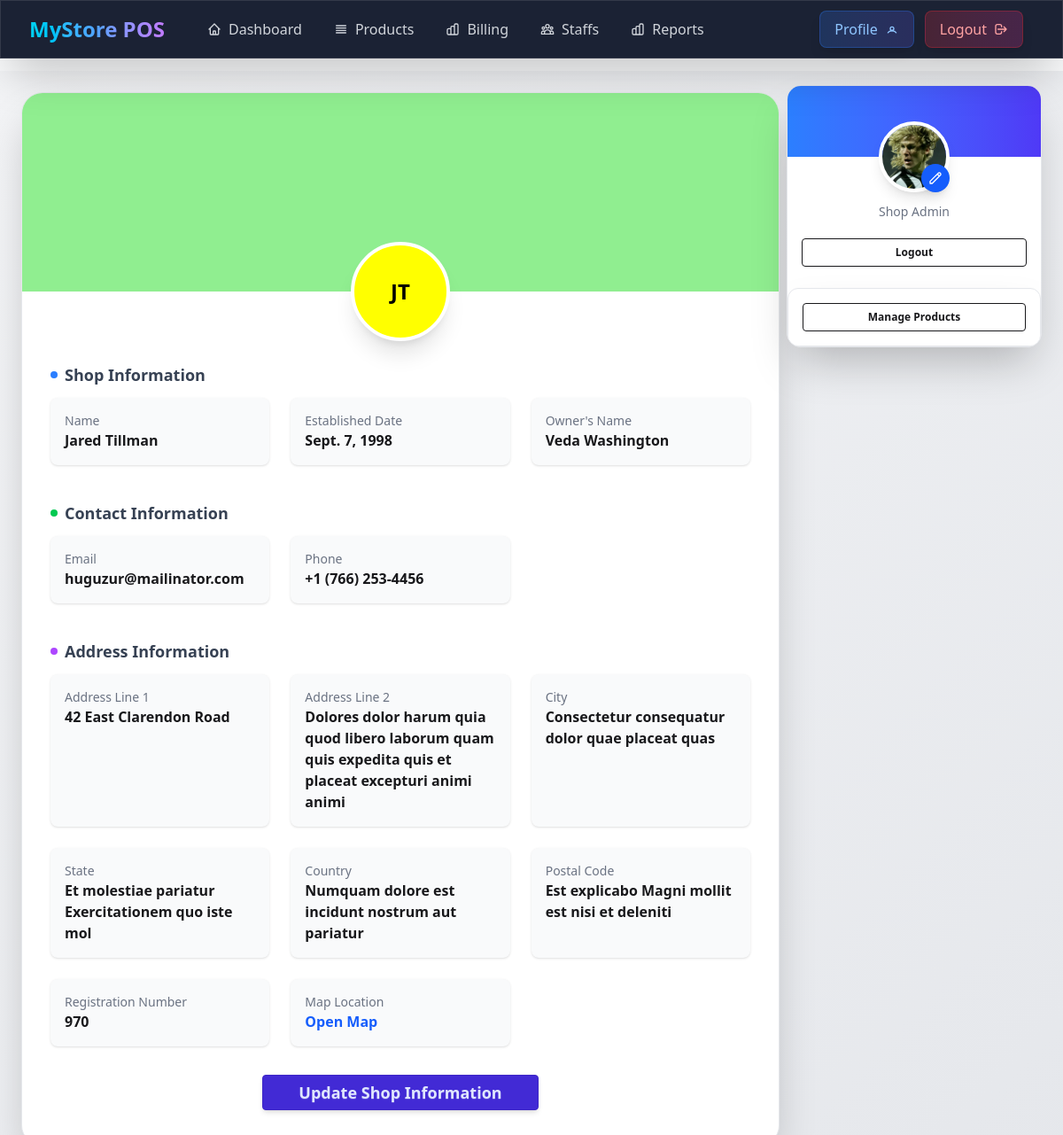
The page /shop/profile/ (signed in) on the database its author committed.
### accounts/models.py (models this page shows, shortened)
class CustomUser(AbstractUser):
    class Roles(models.TextChoices):
        SHOP_ADMIN="shop_admin","Shop Admin"
        STAFF="staff","Staff"
    address = models.CharField(max_length=255, null=True, blank=True)
    phone_number = models.CharField(max_length=10, null=True, blank=True)
    profile_pic = models.ImageField(upload_to="profile_pics", null=True, blank=True)
    role=models.CharField(
        max_length=20,
        choices=Roles.choices,
        default=Roles.SHOP_ADMIN,
    )
    workplace = models.ForeignKey(
        'shop.Shop',
        on_delete=models.CASCADE,
        null=True,
        blank=True,
        related_name='staff_members'  # This is fine
    )
    @property
    def profile_pic_url(self):
        if self.profile_pic and hasattr(self.profile_pic, 'url'):
            return self.profile_pic.url
        return '/static/images/default-profile.png'

### shop/models.py (models this page shows, shortened)
class Shop(models.Model):
    admin_user = models.OneToOneField("accounts.CustomUser", on_delete=models.CASCADE, related_name='shop')
    name = models.CharField(max_length=255)
    code=models.CharField(max_length=10, unique=True, blank=True, null=True)
    slug = models.SlugField(unique=True,blank=True, null=True)
    owner_name = models.CharField(max_length=255)
    email = models.EmailField(blank=True, null=True)
    phone_number = models.CharField(max_length=20)
    daily_revenue_goal = models.DecimalField(
        max_digits=12,
        decimal_places=2,
        default=75000
    )
    address_line_1 = models.CharField(max_length=255)
    address_line_2 = models.CharField(max_length=255)
    city=models.CharField(max_length=50)
    state=models.CharField(max_length=50)
    country=models.CharField(max_length=50)
    postal_code=models.CharField(max_length=50)
    map_location_url=models.URLField(blank=True, null=True)
    registration_number = models.CharField(max_length=100, blank=True, null=True)
    logo = models.ImageField(upload_to="shop_logos/", blank=True, null=True)
    banner = models.ImageField(upload_to="shop_banners/", blank=True, null=True)
    is_active = models.BooleanField(default=True)
    created_at = models.DateTimeField(auto_now_add=True)
    updated_at = models.DateTimeField(auto_now=True)
    established_date = models.DateField(blank=True, null=True)

### shop/views.py (the view)
# urls.py: path("profile/", views.shop_profile, name="shop_profile"),
@login_required
def shop_profile(request):
    if request.user.role == CustomUser.Roles.SHOP_ADMIN:
        shop_data = request.user.shop
    else:
        shop_data = request.user.workplace
    if shop_data is None:
        messages.warning(request, "You need to register your shop first.")
        return redirect("shop:shop_register")
    context = {
        "admin": request.user,
        "shop": shop_data,
    }
    return render(request, "shop/profile.html", context)

### common/templatetags/text_extras.py (called while the page is built)
@register.filter
def only_shop_name(shop_code):
    shop_short_name=shop_code.split("-")[0]
    return shop_short_name

### shop/templates/shop/profile.html (shortened to what this page needs)
{% extends 'base.html' %}
{% load text_extras %}
{% block content %}
<main class="min-h-screen flex justify-center p-6 w-full bg-gradient-to-br from-gray-100 to-gray-200 dark:from-gray-900 dark:to-gray-800 relative lg:pr-80">
    <div class="hidden lg:block fixed top-24 right-6 w-72 space-y-4 z-30">
        <div class="rounded-2xl shadow-2xl bg-white dark:bg-gray-800 overflow-hidden border border-gray-200 dark:border-gray-700">
            <div class="relative -mt-10 flex flex-col items-center px-4 pb-6">
                <div class="relative">
                    <img src="{{admin.profile_pic_url}}" alt="User Profile"
                         class="w-20 h-20 rounded-full object-cover border-4 border-white shadow-lg">
                    <button onclick="document.getElementById('profilePicInputDesktop').click()"
                            class="absolute bottom-0 right-0 w-8 h-8 bg-blue-600 rounded-full flex items-center justify-center
                                   text-white shadow-lg hover:bg-blue-700 transition">
                        <svg class="w-4 h-4" fill="none" stroke="currentColor" viewBox="0 0 24 24">
                            <path stroke-linecap="round" stroke-linejoin="round" stroke-width="2"
                                  d="M15.232 5.232l3.536 3.536m-2.036-5.036a2.5 2.5 0 113.536 3.536L6.5 21.036H3v-3.572L16.732 3.732z"/>
                        </svg>
                    </button>
                </div>
                <p class="text-sm text-gray-500">{{ admin.get_role_display }}</p>
                <a class="btn btn-sm btn-outline mt-4 w-full" href="{% url 'accounts:logout_view' %}">Logout</a>
            </div>
            <div class="rounded-xl shadow-2xl bg-white dark:bg-gray-800 border border-gray-200 dark:border-gray-700 p-4 space-y-2 ">
                <a class="btn btn-outline btn-sm w-full" href="{% url 'shop:item_list' %}">Manage Products</a>
            </div>
        </div>
        </div>
    <div class="w-full max-w-5xl shadow-2xl rounded-3xl overflow-hidden bg-white dark:bg-gray-900 border border-gray-200 dark:border-gray-700">
        <div class="relative h-56">
            {% if shop.banner %}
            <img src="{{shop.banner.url}}" alt="Banner"
                 class="w-full h-full object-cover">
            {% else %}
                <div class="w-full h-full object-cover" style="background-color: lightgreen"></div>
            {% endif %}
            <div class="absolute -bottom-14 left-1/2 transform -translate-x-1/2">
                {% if shop.logo %}
                    <img src="{{ shop.logo.url }}" alt="Logo"
                        class="w-28 h-28 rounded-full border-4 border-white dark:border-gray-800 shadow-xl object-cover bg-white">
                {% else %}
                    <div class="w-28 h-28 rounded-full border-4 border-white dark:border-gray-800 shadow-xl text-center flex items-center justify-center text-black text-2xl font-bold"
                        style="background-color: yellow">
                        {{ shop.code|only_shop_name }}
                    </div>
                {% endif %}
            </div>
        </div>
        <div class="p-8 pt-20 space-y-10">
            <section>
                <h2 class="flex items-center gap-2 text-lg font-bold text-gray-700 dark:text-gray-300 mb-3">
                    <span class="w-2 h-2 rounded-full bg-blue-500"></span> Shop Information
                </h2>
                <div class="grid md:grid-cols-2 lg:grid-cols-3 gap-6">
                    <div class="p-4 bg-gray-50 dark:bg-gray-800 rounded-lg shadow-sm">
                        <label class="block text-gray-500 text-sm">Name</label>
                        <p class="font-semibold">{{shop.name}}</p>
                    </div>
                    <div class="p-4 bg-gray-50 dark:bg-gray-800 rounded-lg shadow-sm">
                        <label class="block text-gray-500 text-sm">Established Date</label>
                        <p class="font-semibold">{{shop.established_date}}</p>
                    </div>
                    <div class="p-4 bg-gray-50 dark:bg-gray-800 rounded-lg shadow-sm">
                        <label class="block text-gray-500 text-sm">Owner's Name</label>
                        <p class="font-semibold">{{shop.owner_name}}</p>
                    </div>
                </div>
            </section>
            <section>
                <h2 class="flex items-center gap-2 text-lg font-bold text-gray-700 dark:text-gray-300 mb-3">
                    <span class="w-2 h-2 rounded-full bg-green-500"></span> Contact Information
                </h2>
                <div class="grid md:grid-cols-2 lg:grid-cols-3 gap-6">
                    <div class="p-4 bg-gray-50 dark:bg-gray-800 rounded-lg shadow-sm">
                        <label class="block text-gray-500 text-sm">Email</label>
                        <p class="font-semibold">{{shop.email}}</p>
                    </div>
                    <div class="p-4 bg-gray-50 dark:bg-gray-800 rounded-lg shadow-sm">
                        <label class="block text-gray-500 text-sm">Phone</label>
                        <p class="font-semibold">{{shop.phone_number}}</p>
                    </div>
                </div>
            </section>
            <section>
                <h2 class="flex items-center gap-2 text-lg font-bold text-gray-700 dark:text-gray-300 mb-3">
                    <span class="w-2 h-2 rounded-full bg-purple-500"></span> Address Information
                </h2>
                <div class="grid md:grid-cols-2 lg:grid-cols-3 gap-6">
                    <div class="p-4 bg-gray-50 dark:bg-gray-800 rounded-lg shadow-sm">
                        <label class="block text-gray-500 text-sm">Address Line 1</label>
                        <p class="font-semibold">{{shop.address_line_1}}</p>
                    </div>
                    <div class="p-4 bg-gray-50 dark:bg-gray-800 rounded-lg shadow-sm">
                        <label class="block text-gray-500 text-sm">Address Line 2</label>
                        <p class="font-semibold">{{shop.address_line_2}}</p>
                    </div>
                    <div class="p-4 bg-gray-50 dark:bg-gray-800 rounded-lg shadow-sm">
                        <label class="block text-gray-500 text-sm">City</label>
                        <p class="font-semibold">{{shop.city}}</p>
                    </div>
                    <div class="p-4 bg-gray-50 dark:bg-gray-800 rounded-lg shadow-sm">
                        <label class="block text-gray-500 text-sm">State</label>
                        <p class="font-semibold">{{shop.state}}</p>
                    </div>
                    <div class="p-4 bg-gray-50 dark:bg-gray-800 rounded-lg shadow-sm">
                        <label class="block text-gray-500 text-sm">Country</label>
                        <p class="font-semibold">{{shop.country}}</p>
                    </div>
                    <div class="p-4 bg-gray-50 dark:bg-gray-800 rounded-lg shadow-sm">
                        <label class="block text-gray-500 text-sm">Postal Code</label>
                        <p class="font-semibold">{{shop.postal_code}}</p>
                    </div>
                    <div class="p-4 bg-gray-50 dark:bg-gray-800 rounded-lg shadow-sm">
                        <label class="block text-gray-500 text-sm">Registration Number</label>
                        <p class="font-semibold">{{shop.registration_number}}</p>
                    </div>
                    <div class="p-4 bg-gray-50 dark:bg-gray-800 rounded-lg shadow-sm">
                        <label class="block text-gray-500 text-sm">Map Location</label>
                        <a target="_blank" href="{{shop.map_location_url}}" class="font-semibold text-blue-600 hover:underline">
                            Open Map
                        </a>
                    </div>
                </div>
            </section>
        </div>
        {% if request.user.role == "shop_admin" %}
        <div class="px-8 pb-10 flex justify-center">
            <a class="btn btn-primary px-10 py-2 text-lg shadow-md hover:shadow-lg"
               href="{% url 'shop:shop_update' %}">
                Update Shop Information
            </a>
        </div>
        {% endif %}
    </div>
</main>
{% endblock content %}

### shop/templates/shop/profile.html (style rules this page uses)
body { padding-top: 80px; }
main { position: relative; z-index: 1; }

### rows shown on the page
CustomUser: profile_pic_url (picture), role "Shop Admin"
Shop: code|only_shop_name "JT", name "Jared Tillman", established_date "Sept. 7, 1998", owner_name "Veda Washington", email "huguzur@mailinator.com", phone_number "+1 (766) 253-4456", address_line_1 "42 East Clarendon Road", address_line_2 "Dolores dolor harum quia quod libero laborum quam quis expedita quis et placeat excepturi animi animi", city "Consectetur consequatur dolor quae placeat quas", state "Et molestiae pariatur Exercitationem quo iste mol", country "Numquam dolore est incidunt nostrum aut pariatur", postal_code "Est explicabo Magni mollit est nisi et deleniti", registration_number "970"
